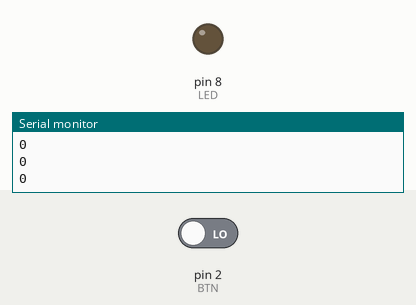
Bench run of a sketch on a simulated Arduino Uno, built with avr-gcc and run on an emulated ATmega328P. On the bench: output pins drawn as LEDs (lit = HIGH), the last lines printed to the serial monitor. The test bench sets the inputs (shaded band); at power-on: pin 2 (BTN) LOW.

Above: at 15.8 s.
15.9 s: pin 2 (BTN) driven HIGH
At 21.2 s:
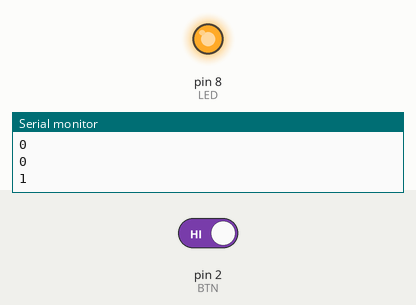
23.4 s: pin 2 (BTN) driven LOW
At 26.2 s:
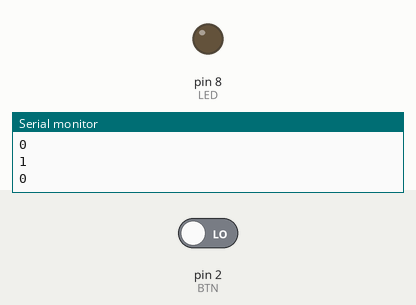
Timing chart, 0 to 27.7 s (numbered marks = the images above; inputs shaded):
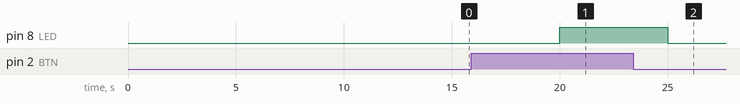

The sketch:

POLLING.ino
```cpp
int BTN = 2;
int LED = 8;

void setup() {
  pinMode(LED, OUTPUT);
  pinMode(BTN, INPUT);
  Serial.begin(9600);
}

void loop() {
  // Delayed by prior code execution
  delay(5000);
  int val = digitalRead(BTN);
  Serial.println(val);

  // PULL_DOWN
  if (val == HIGH)
  {
    digitalWrite(LED, HIGH);
  }
  else
  {
    digitalWrite(LED, LOW);
  }
}
```

Measured:
- after the input at 15.9 s, pin 8 (LED): LOW → HIGH after 4.1 s
- after the input at 23.4 s, pin 8 (LED): HIGH → LOW after 1.6 s
